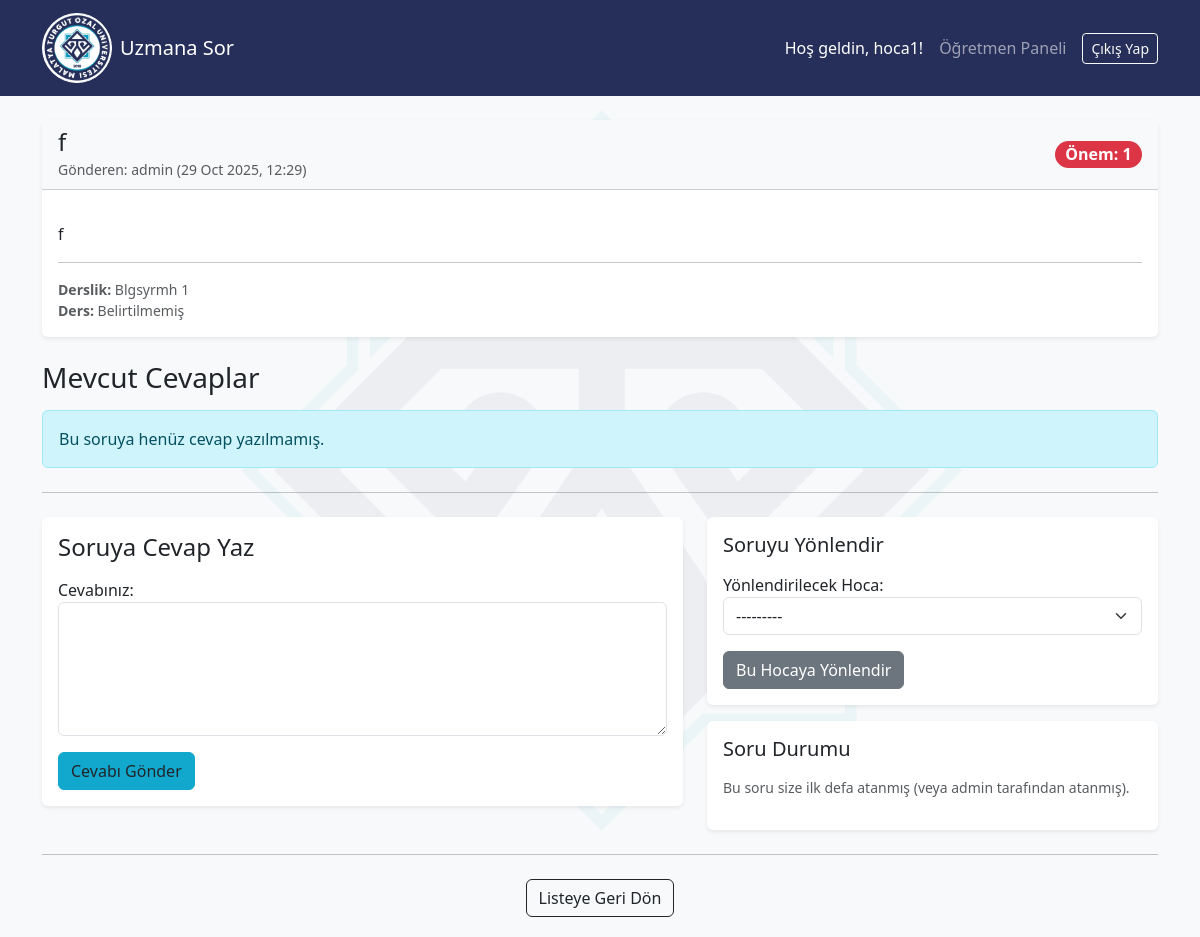
The page /question/4/ (signed in) on the database its author committed.
### accounts/models.py (models this page shows, shortened)
class CustomUser(AbstractUser):
    USER_TYPE_CHOICES = (
        ('student', 'Öğrenci'),
        ('r_student', 'Öğrenci Temsilcisi'),
        ('teacher', 'Öğretmen'),
    )
    user_type = models.CharField(
        max_length=10,
        choices=USER_TYPE_CHOICES,
        default='student',
        verbose_name='Kullanici Tipi'
    )
    ACADEMIC_RANK_CHOICES = (
        (1, 'Öğrenci Temsilcisi'),  # Öğrenci Temsilcisi
        (2, 'Akademisyen'),         # Normal Öğretim Üyesi
        (3, 'Dekan Yardımcısı'),    # Dekan Yardımcısı
        (4, 'Dekan'),               # Dekan
    )
    academic_rank = models.IntegerField(
        choices=ACADEMIC_RANK_CHOICES,
        default=1,
        verbose_name="Akademik Mertebe",
        null=True,  # Bu alanın veritabanında 'boş' (NULL) olmasına izin ver
        blank=True,  # Bu alanın formlarda 'boş' bırakılmasına izin ver
    )
    def __str__(self):
        return self.username

### core/models.py (models this page shows, shortened)
class QuestionBinderTest(models.Model):
    title = models.CharField(max_length=255, verbose_name="Soru Başlığı")
    content = models.TextField(verbose_name="Soru İçeriği")
    created_at = models.DateTimeField(auto_now_add=True)
    question_author= models.ForeignKey(settings.AUTH_USER_MODEL , related_name= 'Sorunun_Sahibi', verbose_name='Sorunun Sahibi', on_delete=models.CASCADE)
    question_current_handler= models.ForeignKey(settings.AUTH_USER_MODEL , verbose_name='Sorunun Su Anki Sorumlusu', on_delete=models.CASCADE)
    question_old_handler= models.ForeignKey(settings.AUTH_USER_MODEL , related_name= 'Sorunun_Eski_Sorumlusu' , verbose_name='Sorunun Eski Sorumlusu', null=True, blank=True, on_delete=models.SET_NULL)
    question_priority = models.IntegerField(verbose_name='Onem Sirasi' , editable=False)
    class_term = models.ForeignKey(ClassTermTest , verbose_name="Bolum ve Donem" , on_delete=models.CASCADE)
    course = models.ForeignKey(CourseTest , verbose_name="Ana Ders & Yönetim", on_delete=models.CASCADE)

class ClassTermTest(models.Model):
    class_name = models.CharField(
        max_length=100,
        verbose_name="Derslik Adi",
        )

class CourseTest(models.Model):
    course_teacher = models.ForeignKey(settings.AUTH_USER_MODEL,
        on_delete=models.SET_NULL, # Hoca silinirse, derslik SİLİNMEZ, hoca alanı BOŞA DÜŞER.
        null=True,
        blank=True           # Veritabanında bu alanın boş olmasına izin ver.
    )
    course_code = models.CharField(max_length=20,  verbose_name="Ders Kodu", null=True, blank=True)
    title = models.CharField(max_length=200, verbose_name="Ders Basligi", null=True, blank=True)
    description = models.TextField(verbose_name="Ders Aciklamasi", null=True, blank=True, )

### core/views.py (the view, shortened to what this page needs)
# urls.py: path('question/<int:pk>/', views.question_detail, name='question_detail'),
@login_required
def question_detail(request, pk):
    question = get_object_or_404(QuestionBinderTest, pk=pk)
    if not (request.user.user_type == 'teacher' or request.user == question.question_author):
        return redirect('core:home')
    answers = question.answers.all().order_by('-created_at')
    forward_form = None
    answer_form = None
    if request.user.user_type == 'teacher':
        forward_form = ForwardForm()
        answer_form = AnswerForm()
    context = {
        'question': question,
        'answers': answers, # Cevap listesini de yolla
        'forward_form': forward_form,
        'answer_form': answer_form,
    }
    return render(request, 'core/question_detail.html', context)

### core/forms.py
class ForwardForm(forms.Form):
    recipient = forms.ModelChoiceField(
        queryset=CustomUser.objects.filter(user_type='teacher'),
        label="Yönlendirilecek Hoca",
        widget=forms.Select(attrs={'class': 'form-select'})
    )

class AnswerForm(forms.ModelForm):
    class Meta:
        model = Answer
        fields = ('content',)
        labels = {
            'content': 'Cevabınız'
        }
    def __init__(self, *args, **kwargs):
        super().__init__(*args, **kwargs)
        self.fields['content'].widget.attrs['class'] = 'form-control'
        self.fields['content'].widget.attrs['rows'] = 5 # 5 satır yüksekliğinde

### core/templates/core/question_detail.html (shortened to what this page needs)
{% extends "core/base.html" %}
{% block content %}
    <div class="card shadow-sm border-0 mb-4">
        <div class="card-header bg-light d-flex justify-content-between align-items-center">
            <div>
                <h4 class="mb-0">{{ question.title }}</h4>
                <small class="text-muted">
                    Gönderen: {{ question.question_author.username }}
                    ({{ question.created_at|date:"d M Y, H:i" }})
                </small>
            </div>
            <span class="badge bg-danger rounded-pill fs-6">
                Önem: {{ question.question_priority }}
            </span>
        </div>
        <div class="card-body">
            <p class="card-text fs-5 mb-3">
                {{ question.content|linebreaks }}
            </p>
            <hr>
            <p class="card-text text-muted small">
                <strong>Derslik:</strong> {{ question.class_term.class_name|default:"Belirtilmemiş" }}
                <br>
                <strong>Ders:</strong> {{ question.course.title|default:"Belirtilmemiş" }}
            </p>
        </div>
    </div> <h3 class="mb-3">Mevcut Cevaplar</h3>
    {% for answer in answers %}
        <div class="card bg-light mb-3 shadow-sm border-0">
            <div class="card-header d-flex justify-content-between">
                <span>
                    <strong>{{ answer.author.username }}</strong>
                    {% if answer.author.user_type == 'teacher' %}
                        ({{ answer.author.get_academic_rank_display|default:"Öğretmen" }})
                    {% else %}
                        (Öğrenci) {% endif %}
                </span>
                <small class="text-muted">{{ answer.created_at|date:"d M Y, H:i" }}</small>
            </div>
            <div class="card-body">
                <p class="card-text">{{ answer.content|linebreaks }}</p>
            </div>
        </div>
    {% empty %}
        <div class="alert alert-info">
            Bu soruya henüz cevap yazılmamış.
        </div>
    {% endfor %}
    <hr class="my-4"> {% if user.user_type == 'teacher' %}
        <div class="row g-4"> <div class="col-md-7">
                <div class="card shadow-sm border-0">
                    <div class="card-body">
                        <h4 class="card-title mb-3">Soruya Cevap Yaz</h4>
                        <form method="POST">
                            <div class="mb-3">
                                {{ answer_form.content.label_tag }}
                                {{ answer_form.content }}
                            </div>
                            <button type="submit" name="answer_submit" class="btn btn-primary">
                                Cevabı Gönder
                            </button>
                        </form>
                    </div>
                </div>
            </div> <div class="col-md-5">
                <div class="card shadow-sm border-0 mb-3">
                    <div class="card-body">
                        <h5 class="card-title mb-3">Soruyu Yönlendir</h5>
                        <form method="POST">
                                    <form method="POST">
                                        <div class="mb-3">
                                            {{ forward_form.recipient.label_tag }}
                                            {{ forward_form.recipient }} </div>
                                        <button type="submit" name="forward_submit" class="btn btn-secondary">
                                            Bu Hocaya Yönlendir
                                        </button>
                                    </form>
                        </form>
                    </div>
                </div> <div class="card shadow-sm border-0">
                     <div class="card-body">
                         <h5 class="card-title mb-3">Soru Durumu</h5>
                         {% if question.question_old_handler %}
                             <div class="alert alert-warning small p-2">
                                 Bu soru,
                                 <strong>{{ question.question_old_handler.username }}</strong>
                                 tarafından size yönlendirildi.
                             </div>
                         {% else %}
                             <p class="text-muted small">
                                 Bu soru size ilk defa atanmış (veya admin tarafından atanmış).
                             </p>
                         {% endif %}
                     </div>
                </div> </div> </div> {% endif %} <hr class="my-4">
    <div class="text-center">
        {% if user.user_type == 'teacher' %}
            <a href="{% url 'core:teacher_dashboard' %}" class="btn btn-outline-dark" style= "margin-bottom:20px;">
                Listeye Geri Dön
            </a>
        {% elif user.user_type == 'student' or user.user_type == 'r_student' %}
             <a href="{% url 'core:student_dashboard' %}" class="btn btn-outline-dark" style= "margin-bottom:20px;">
                Paneline Geri Dön
            </a>
        {% endif %}
    </div>
{% endblock %}

### core/templates/core/navbar.html (shortened to what this page needs)
{% load static %}
<nav class="navbar navbar-expand-lg navbar-dark bg-dark mb-4">
    <div class="container">
        <a class="navbar-brand d-flex align-items-center" href="{% url 'core:home' %}" >
            <img src="{% static 'images/logo.png' %}"
                alt="Okul Logosu"
                height="70"
                style="background-color: white; border: 0.2px solid rgb(255, 255, 255); border-radius: 100%;"
                class="d-inline-block align-text-top me-2"> Uzmana Sor
        </a>
        <div class="collapse navbar-collapse" id="navbarNav">
            <ul class="navbar-nav ms-auto">
                {% if user.is_authenticated %}
                    <li class="nav-item">
                        <span class="nav-link active">
                            Hoş geldin, {{ user.username }}!
                        </span>
                    </li>
                    {% if user.user_type == 'student' or user.user_type == 'r_student' %}
                        <li class="nav-item">
                            <a class="nav-link" href="{% url 'core:student_dashboard' %}">
                                Öğrenci Paneli
                            </a>
                        </li>
                    {% elif user.user_type == 'teacher' %}
                         <li class="nav-item">
                            <a class="nav-link" href="{% url 'core:teacher_dashboard' %}">
                                Öğretmen Paneli
                            </a>
                        </li>
                    {% endif %}
                    <li class="nav-item ms-lg-2 d-flex align-items-center">
                        <form action="{% url 'accounts:logout' %}" method="POST" class="d-inline">
                            <button type="submit" class="btn btn-outline-light btn-sm">
                                Çıkış Yap
                            </button>
                        </form>
                    </li>
                {% endif %}
            </ul>
        </div>
    </div>
</nav>

### rows shown on the page
CustomUser: username "hoca1"
QuestionBinderTest: title "f", question_author.username "admin", created_at "29 Oct 2025, 12:29", question_priority "1", content "f", class_term.class_name "Blgsyrmh 1", course "Belirtilmemiş"

### other values the page prints
{{ answer_form.content.label_tag }} "Cevabınız:"
{{ forward_form.recipient.label_tag }} "Yönlendirilecek Hoca:"
